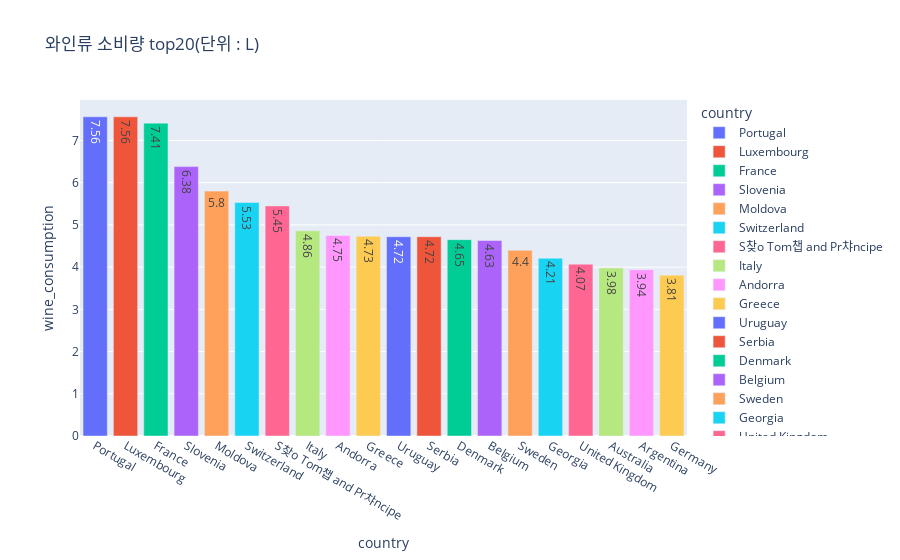

This figure's notebook cell:
### Code cell
px.bar(df.sort_values('wine_consumption',ascending=False).head(20), x='country', y='wine_consumption', title="와인류 소비량 top20(단위 : L)",  text='wine_consumption',color='country', color_continuous_scale='matter')

### Figure 1 — Plotly figure (JSON) as saved in the notebook; plotly's stock layout.template omitted (floating-point values rounded to 4 significant figures)
{"data": [{"alignmentgroup": "True", "hovertemplate": "country=%{x}<br>wine_consumption=%{text}<extra></extra>", "legendgroup": "Portugal", "marker": {"color": "#636efa", "pattern": {"shape": ""}}, "name": "Portugal", "offsetgroup": "Portugal", "orientation": "v", "showlegend": true, "text": [7.56], "textposition": "auto", "type": "bar", "x": ["Portugal"], "xaxis": "x", "y": [7.56], "yaxis": "y"}, {"alignmentgroup": "True", "hovertemplate": "country=%{x}<br>wine_consumption=%{text}<extra></extra>", "legendgroup": "Luxembourg", "marker": {"color": "#EF553B", "pattern": {"shape": ""}}, "name": "Luxembourg", "offsetgroup": "Luxembourg", "orientation": "v", "showlegend": true, "text": [7.56], "textposition": "auto", "type": "bar", "x": ["Luxembourg"], "xaxis": "x", "y": [7.56], "yaxis": "y"}, {"alignmentgroup": "True", "hovertemplate": "country=%{x}<br>wine_consumption=%{text}<extra></extra>", "legendgroup": "France", "marker": {"color": "#00cc96", "pattern": {"shape": ""}}, "name": "France", "offsetgroup": "France", "orientation": "v", "showlegend": true, "text": [7.41], "textposition": "auto", "type": "bar", "x": ["France"], "xaxis": "x", "y": [7.41], "yaxis": "y"}, {"alignmentgroup": "True", "hovertemplate": "country=%{x}<br>wine_consumption=%{text}<extra></extra>", "legendgroup": "Slovenia", "marker": {"color": "#ab63fa", "pattern": {"shape": ""}}, "name": "Slovenia", "offsetgroup": "Slovenia", "orientation": "v", "showlegend": true, "text": [6.38], "textposition": "auto", "type": "bar", "x": ["Slovenia"], "xaxis": "x", "y": [6.38], "yaxis": "y"}, {"alignmentgroup": "True", "hovertemplate": "country=%{x}<br>wine_consumption=%{text}<extra></extra>", "legendgroup": "Moldova", "marker": {"color": "#FFA15A", "pattern": {"shape": ""}}, "name": "Moldova", "offsetgroup": "Moldova", "orientation": "v", "showlegend": true, "text": [5.8], "textposition": "auto", "type": "bar", "x": ["Moldova"], "xaxis": "x", "y": [5.8], "yaxis": "y"}, {"alignmentgroup": "True", "hovertemplate": "country=%{x}<br>wine_consumption=%{text}<extra></extra>", "legendgroup": "Switzerland", "marker": {"color": "#19d3f3", "pattern": {"shape": ""}}, "name": "Switzerland", "offsetgroup": "Switzerland", "orientation": "v", "showlegend": true, "text": [5.53], "textposition": "auto", "type": "bar", "x": ["Switzerland"], "xaxis": "x", "y": [5.53], "yaxis": "y"}, {"alignmentgroup": "True", "hovertemplate": "country=%{x}<br>wine_consumption=%{text}<extra></extra>", "legendgroup": "S찾o Tom챕 and Pr챠ncipe", "marker": {"color": "#FF6692", "pattern": {"shape": ""}}, "name": "S찾o Tom챕 and Pr챠ncipe", "offsetgroup": "S찾o Tom챕 and Pr챠ncipe", "orientation": "v", "showlegend": true, "text": [5.45], "textposition": "auto", "type": "bar", "x": ["S찾o Tom챕 and Pr챠ncipe"], "xaxis": "x", "y": [5.45], "yaxis": "y"}, {"alignmentgroup": "True", "hovertemplate": "country=%{x}<br>wine_consumption=%{text}<extra></extra>", "legendgroup": "Italy", "marker": {"color": "#B6E880", "pattern": {"shape": ""}}, "name": "Italy", "offsetgroup": "Italy", "orientation": "v", "showlegend": true, "text": [4.86], "textposition": "auto", "type": "bar", "x": ["Italy"], "xaxis": "x", "y": [4.86], "yaxis": "y"}, {"alignmentgroup": "True", "hovertemplate": "country=%{x}<br>wine_consumption=%{text}<extra></extra>", "legendgroup": "Andorra", "marker": {"color": "#FF97FF", "pattern": {"shape": ""}}, "name": "Andorra", "offsetgroup": "Andorra", "orientation": "v", "showlegend": true, "text": [4.75], "textposition": "auto", "type": "bar", "x": ["Andorra"], "xaxis": "x", "y": [4.75], "yaxis": "y"}, {"alignmentgroup": "True", "hovertemplate": "country=%{x}<br>wine_consumption=%{text}<extra></extra>", "legendgroup": "Greece", "marker": {"color": "#FECB52", "pattern": {"shape": ""}}, "name": "Greece", "offsetgroup": "Greece", "orientation": "v", "showlegend": true, "text": [4.73], "textposition": "auto", "type": "bar", "x": ["Greece"], "xaxis": "x", "y": [4.73], "yaxis": "y"}, {"alignmentgroup": "True", "hovertemplate": "country=%{x}<br>wine_consumption=%{text}<extra></extra>", "legendgroup": "Uruguay", "marker": {"color": "#636efa", "pattern": {"shape": ""}}, "name": "Uruguay", "offsetgroup": "Uruguay", "orientation": "v", "showlegend": true, "text": [4.72], "textposition": "auto", "type": "bar", "x": ["Uruguay"], "xaxis": "x", "y": [4.72], "yaxis": "y"}, {"alignmentgroup": "True", "hovertemplate": "country=%{x}<br>wine_consumption=%{text}<extra></extra>", "legendgroup": "Serbia", "marker": {"color": "#EF553B", "pattern": {"shape": ""}}, "name": "Serbia", "offsetgroup": "Serbia", "orientation": "v", "showlegend": true, "text": [4.72], "textposition": "auto", "type": "bar", "x": ["Serbia"], "xaxis": "x", "y": [4.72], "yaxis": "y"}, {"alignmentgroup": "True", "hovertemplate": "country=%{x}<br>wine_consumption=%{text}<extra></extra>", "legendgroup": "Denmark", "marker": {"color": "#00cc96", "pattern": {"shape": ""}}, "name": "Denmark", "offsetgroup": "Denmark", "orientation": "v", "showlegend": true, "text": [4.65], "textposition": "auto", "type": "bar", "x": ["Denmark"], "xaxis": "x", "y": [4.65], "yaxis": "y"}, {"alignmentgroup": "True", "hovertemplate": "country=%{x}<br>wine_consumption=%{text}<extra></extra>", "legendgroup": "Belgium", "marker": {"color": "#ab63fa", "pattern": {"shape": ""}}, "name": "Belgium", "offsetgroup": "Belgium", "orientation": "v", "showlegend": true, "text": [4.63], "textposition": "auto", "type": "bar", "x": ["Belgium"], "xaxis": "x", "y": [4.63], "yaxis": "y"}, {"alignmentgroup": "True", "hovertemplate": "country=%{x}<br>wine_consumption=%{text}<extra></extra>", "legendgroup": "Sweden", "marker": {"color": "#FFA15A", "pattern": {"shape": ""}}, "name": "Sweden", "offsetgroup": "Sweden", "orientation": "v", "showlegend": true, "text": [4.4], "textposition": "auto", "type": "bar", "x": ["Sweden"], "xaxis": "x", "y": [4.4], "yaxis": "y"}, {"alignmentgroup": "True", "hovertemplate": "country=%{x}<br>wine_consumption=%{text}<extra></extra>", "legendgroup": "Georgia", "marker": {"color": "#19d3f3", "pattern": {"shape": ""}}, "name": "Georgia", "offsetgroup": "Georgia", "orientation": "v", "showlegend": true, "text": [4.21], "textposition": "auto", "type": "bar", "x": ["Georgia"], "xaxis": "x", "y": [4.21], "yaxis": "y"}, {"alignmentgroup": "True", "hovertemplate": "country=%{x}<br>wine_consumption=%{text}<extra></extra>", "legendgroup": "United Kingdom", "marker": {"color": "#FF6692", "pattern": {"shape": ""}}, "name": "United Kingdom", "offsetgroup": "United Kingdom", "orientation": "v", "showlegend": true, "text": [4.07], "textposition": "auto", "type": "bar", "x": ["United Kingdom"], "xaxis": "x", "y": [4.07], "yaxis": "y"}, {"alignmentgroup": "True", "hovertemplate": "country=%{x}<br>wine_consumption=%{text}<extra></extra>", "legendgroup": "Australia", "marker": {"color": "#B6E880", "pattern": {"shape": ""}}, "name": "Australia", "offsetgroup": "Australia", "orientation": "v", "showlegend": true, "text": [3.98], "textposition": "auto", "type": "bar", "x": ["Australia"], "xaxis": "x", "y": [3.98], "yaxis": "y"}, {"alignmentgroup": "True", "hovertemplate": "country=%{x}<br>wine_consumption=%{text}<extra></extra>", "legendgroup": "Argentina", "marker": {"color": "#FF97FF", "pattern": {"shape": ""}}, "name": "Argentina", "offsetgroup": "Argentina", "orientation": "v", "showlegend": true, "text": [3.94], "textposition": "auto", "type": "bar", "x": ["Argentina"], "xaxis": "x", "y": [3.94], "yaxis": "y"}, {"alignmentgroup": "True", "hovertemplate": "country=%{x}<br>wine_consumption=%{text}<extra></extra>", "legendgroup": "Germany", "marker": {"color": "#FECB52", "pattern": {"shape": ""}}, "name": "Germany", "offsetgroup": "Germany", "orientation": "v", "showlegend": true, "text": [3.81], "textposition": "auto", "type": "bar", "x": ["Germany"], "xaxis": "x", "y": [3.81], "yaxis": "y"}], "layout": {"barmode": "relative", "legend": {"title": {"text": "country"}, "tracegroupgap": 0}, "title": {"text": "와인류 소비량 top20(단위 : L)"}, "xaxis": {"anchor": "y", "categoryarray": ["Portugal", "Luxembourg", "France", "Slovenia", "Moldova", "Switzerland", "S찾o Tom챕 and Pr챠ncipe", "Italy", "Andorra", "Greece", "Uruguay", "Serbia", "Denmark", "Belgium", "Sweden", "Georgia", "United Kingdom", "Australia", "Argentina", "Germany"], "categoryorder": "array", "domain": [0, 1], "title": {"text": "country"}}, "yaxis": {"anchor": "x", "domain": [0, 1], "title": {"text": "wine_consumption"}}}}
